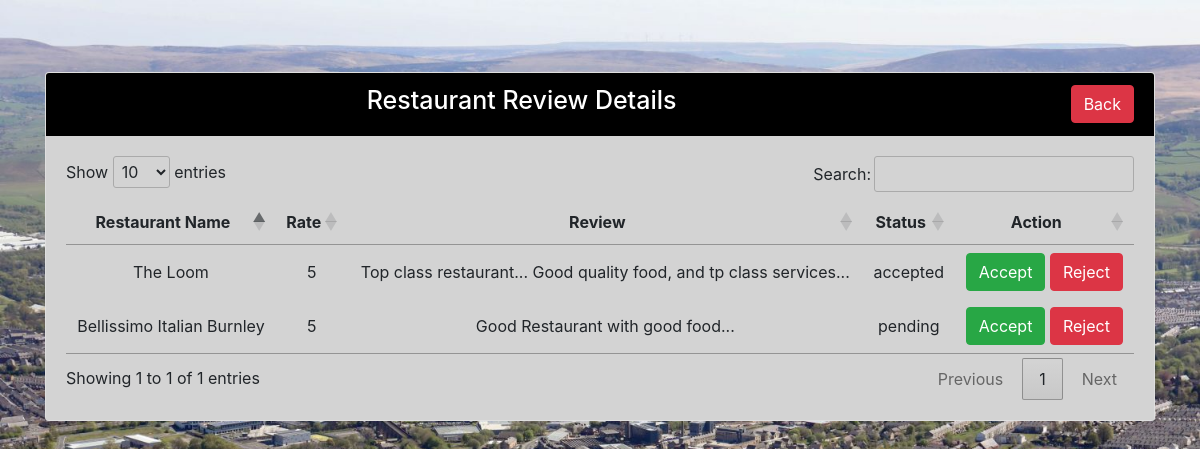
/res_review_view1.php (signed in), run on the app's committed database.
### tables this page shows
CREATE TABLE `restaurant_review` (
  `id` int(11) NOT NULL,
  `restaurant_id` int(11) NOT NULL,
  `restaurant_name` varchar(255) NOT NULL,
  `rate` int(11) NOT NULL,
  `review` varchar(255) NOT NULL,
  `status` varchar(255) NOT NULL
);

### res_review_view1.php (the view, shortened to what this page needs)
<?php
include "dbconn.php";
if(isset($_SESSION['id']) && $_SESSION['user_name'] && $_SESSION['email']){
?>
<!DOCTYPE html>
<html>
<head>
      <link rel="stylesheet" href="https://cdn.jsdelivr.net/npm/bootstrap@4.6.2/dist/css/bootstrap.min.css">
   <link rel="stylesheet" href="https://cdn.datatables.net/1.13.4/css/jquery.dataTables.min.css">
</head>
<body style="background-image: url('images/img-19.png'); background-repeat: no-repeat; background-size: cover; ">
<?php
$sql = "SELECT * FROM restaurant_review ORDER BY rate DESC";
$result = mysqli_query($conn, $sql);
if(mysqli_num_rows($result) > 0){
    ?>
        <br><br><br>
<div class="container">
<div class="row">
<div class="col-md-12">
<div class="card">
    <div class="card-header" style="text-align: center; color: white; background-color: black;">
    <div class="row">
        <div class="col-md-7" style="text-align: right;"><h2 style="font-size: 25px;">Restaurant Review Details</h2> </div>
        <div class="col-md-5" style="text-align: right;"><a href="home.php" class="btn btn-danger">Back</a></div>
    </div>
    </div>
    <div class="card-body" style="background-color: #D3D3D3;">
    <table id="example">
        <thead>
        <tr>
            <th style="text-align: center;">Restaurant Name</th>
            <th style="text-align: center;">Rate</th>
            <th style="text-align: center;">Review</th>
            <th style="text-align: center;">Status</th>
            <th style="text-align: center;">Action</th>
        </tr>
        </thead>
        <?php
        while($row = mysqli_fetch_array($result)){
            ?>
        <tbody style="text-align: center;">
        <tr>
            <td><?php echo $row['restaurant_name'] ?></td>
            <td><?php echo $row['rate'] ?></td>
            <td><?php echo $row['review'] ?></td>
            <td><?php echo $row['status'] ?></td>
            <td>
                <a href="res_review_accept.php?id=<?php echo $row['id'] ?>" class="btn btn-success">Accept</a>
                <a href="res_review_reject.php?id=<?php echo $row['id'] ?>" class="btn btn-danger">Reject</a>
            </td>
        </tr>
        </tbody>
        <?php } ?>
    </table>
    </div>
</div>
</div>
</div>
</div>
<?php
}else{
    echo "Data Not Found!";
}
?>
<br><br><br><br><br><br>
</body>
</html>
<?php
}else{
    header("location: login.php");
    exit();
}
?>

### data on the page
restaurant_review: restaurant_name "The Loom", rate "5", review "Top class restaurant... Good quality food, and tp class services...", status "accepted"
restaurant_review: restaurant_name "Bellissimo Italian Burnley", rate "5", review "Good Restaurant with good food...", status "pending"
